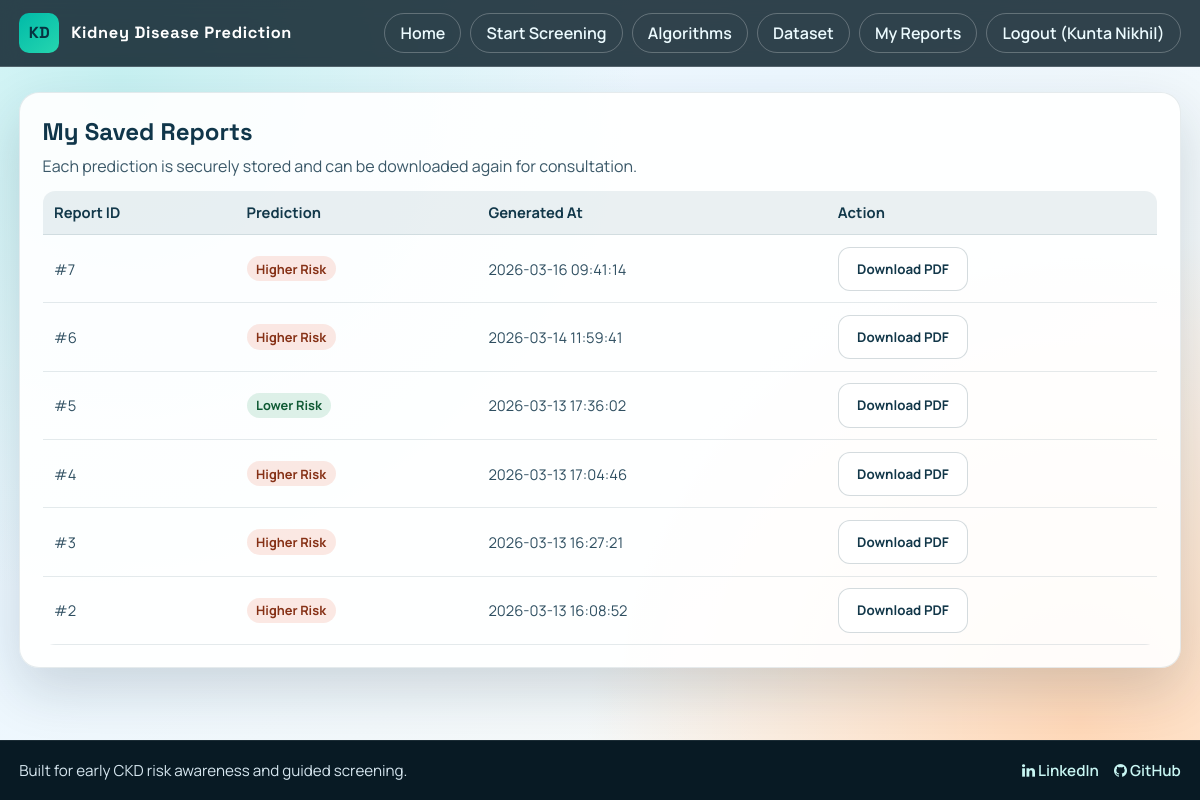
Screenshot of /reports (signed in) with the database file from the repository.
### tables this page shows
CREATE TABLE users (
                id INTEGER PRIMARY KEY AUTOINCREMENT,
                full_name TEXT NOT NULL,
                email TEXT NOT NULL UNIQUE,
                password_hash TEXT NOT NULL,
                created_at TEXT NOT NULL
            );

CREATE TABLE kidney_reports (
                id INTEGER PRIMARY KEY AUTOINCREMENT,
                user_id INTEGER NOT NULL,
                prediction_value INTEGER NOT NULL,
                prediction_label TEXT NOT NULL,
                input_json TEXT NOT NULL,
                created_at TEXT NOT NULL,
                FOREIGN KEY (user_id) REFERENCES users(id)
            );

### app.py (the view)
@app.route("/reports", methods=['GET'])
@login_required
def reportsPage():
    with get_db_connection() as conn:
        report_rows = conn.execute(
            """
            SELECT id, prediction_value, prediction_label, created_at
            FROM kidney_reports
            WHERE user_id = ?
            ORDER BY id DESC
            """,
            (session["user_id"],),
        ).fetchall()
    reports = [dict(row) for row in report_rows]
    return render_template("reports.html", reports=reports)

### app.py (called while the page is built)
def get_db_connection():
    conn = sqlite3.connect(DB_PATH)
    conn.row_factory = sqlite3.Row
    return conn

def get_current_user():
    user_id = session.get("user_id")
    if not user_id:
        return None
    with get_db_connection() as conn:
        user = conn.execute(
            "SELECT id, full_name, email FROM users WHERE id = ?",
            (user_id,),
        ).fetchone()
    if not user:
        return None
    return dict(user)

def login_required(route_func):
    @wraps(route_func)
    def wrapper(*args, **kwargs):
        if not session.get("user_id"):
            return redirect(url_for("loginPage"))
        return route_func(*args, **kwargs)
    return wrapper

@app.context_processor
def inject_current_user():
    return {"current_user": get_current_user()}

### templates/reports.html (shortened to what this page needs)
{% extends 'main.html' %}
{% block content %}
<section class="reports-card">
  <div class="reports-head">
    <h1>My Saved Reports</h1>
    <p>Each prediction is securely stored and can be downloaded again for consultation.</p>
  </div>
  {% if reports %}
    <table class="reports-table">
      <thead>
        <tr>
          <th>Report ID</th>
          <th>Prediction</th>
          <th>Generated At</th>
          <th>Action</th>
        </tr>
      </thead>
      <tbody>
        {% for report in reports %}
          <tr>
            <td>#{{ report.id }}</td>
            <td>
              {% if report.prediction_value == 1 %}
                <span class="status-pill status-risk">Higher Risk</span>
              {% else %}
                <span class="status-pill status-safe">Lower Risk</span>
              {% endif %}
            </td>
            <td>{{ report.created_at }}</td>
            <td>
              <form class="download-form" action="{{ url_for('downloadKidneyReport') }}" method="POST">
                <button type="submit" class="button-secondary">Download PDF</button>
              </form>
            </td>
          </tr>
        {% endfor %}
      </tbody>
    </table>
  {% else %}
    <p class="muted">No reports available yet. Run a new screening to generate your first report.</p>
    <a class="button-primary" href="{{ url_for('kidneyPage') }}">Start Screening</a>
  {% endif %}
</section>
{% endblock %}

### templates/main.html (shortened to what this page needs)
<!DOCTYPE html>
<html lang="en">
<head>
  <link rel="stylesheet" href="https://cdnjs.cloudflare.com/ajax/libs/font-awesome/4.7.0/css/font-awesome.min.css">
</head>
<body>
  <header class="topbar">
    <div class="site-shell topbar-inner">
      <a class="brand" href="{{ url_for('home') }}">
        <span class="brand-logo">KD</span>
        <span class="brand-text">Kidney Disease Prediction</span>
      </a>
      <nav class="nav-links">
        <a class="nav-chip" href="{{ url_for('home') }}">Home</a>
        <a class="nav-chip" href="{{ url_for('kidneyPage') }}">Start Screening</a>
        <a class="nav-chip" href="{{ url_for('algorithmsPage') }}">Algorithms</a>
        <a class="nav-chip" href="{{ url_for('datasetPage') }}">Dataset</a>
        {% if current_user %}
          <a class="nav-chip" href="{{ url_for('reportsPage') }}">My Reports</a>
          <a class="nav-chip" href="{{ url_for('logoutPage') }}">Logout ({{ current_user.full_name }})</a>
        {% else %}
          <a class="nav-chip" href="{{ url_for('loginPage') }}">Login</a>
          <a class="nav-chip" href="{{ url_for('registerPage') }}">Register</a>
        {% endif %}
      </nav>
    </div>
  </header>
  <main class="page-wrap">
    <div class="site-shell">
      {% block content %}{% endblock %}
    </div>
  </main>
  <footer class="site-footer">
    <div class="site-shell footer-row">
      <div>Built for early CKD risk awareness and guided screening.</div>
      <div class="footer-links">
        <a href="#" target="_blank" rel="noopener noreferrer"><span class="fa fa-linkedin"></span> LinkedIn</a>
        <a href="#" target="_blank" rel="noopener noreferrer"><span class="fa fa-github"></span> GitHub</a>
      </div>
    </div>
  </footer>
</body>
</html>

### templates/main.html (style rules this page uses)
:root { --ink-900: #0b1f2a; --ink-700: #123749; --surface-100: #f5fbff; --surface-200: #e9f5ff; --card: rgba(255, 255, 255, 0.88); --accent-500: #009f8f; --accent-600: #007f73; --warn-500: #e7603b; --ok-500: #1d9b5c; --shadow: 0 22px 54px rgba(14, 40, 55, 0.16); --radius-lg: 22px; --radius-md: 14px; }
* { box-sizing: border-box; }
body { margin: 0; font-family: "Manrope", sans-serif; color: var(--ink-900); min-height: 100vh; background: radial-gradient(circle at 10% 10%, #c7f1f2 0, #c7f1f200 40%), radial-gradient(circle at 90% 90%, #ffd8b8 0, #ffd8b800 38%), linear-gradient(145deg, var(--surface-100), #ecf7ff 38%, #fdfaf4 100%); display: flex; flex-direction: column; }
.site-shell { width: min(1180px, calc(100% - 2.4rem)); margin: 0 auto; }
.topbar { position: sticky; top: 0; z-index: 1000; backdrop-filter: blur(10px); background: rgba(11, 31, 42, 0.84); border-bottom: 1px solid rgba(255, 255, 255, 0.18); }
.topbar-inner { display: flex; align-items: center; justify-content: space-between; gap: 1rem; padding: 0.8rem 0; }
.brand { text-decoration: none; color: #fff; display: flex; align-items: center; gap: 0.75rem; }
.brand-logo { width: 40px; height: 40px; border-radius: 10px; background: linear-gradient(140deg, #00baa8, #26d6af); display: grid; place-items: center; font-family: "Space Grotesk", sans-serif; font-weight: 700; color: #073341; }
.brand-text { font-family: "Space Grotesk", sans-serif; font-size: 1.02rem; font-weight: 700; letter-spacing: 0.04em; }
.nav-links { display: flex; gap: 0.55rem; flex-wrap: wrap; }
.nav-chip { text-decoration: none; color: #ecfbff; padding: 0.5rem 0.95rem; border-radius: 999px; font-weight: 600; border: 1px solid rgba(255, 255, 255, 0.25); transition: 0.25s ease; }
.page-wrap { flex: 1; padding: 1.6rem 0 2rem; }
.button-primary, .button-secondary { display: inline-flex; align-items: center; justify-content: center; gap: 0.45rem; text-decoration: none; border-radius: 12px; border: 0; font-weight: 700; padding: 0.76rem 1.15rem; cursor: pointer; transition: 0.2s ease; font-family: "Manrope", sans-serif; }
.button-secondary { background: #fff; color: var(--ink-700); border: 1px solid rgba(18, 55, 73, 0.18); }
.site-footer { margin-top: auto; background: #081a24; color: #d6e6ef; padding: 1.2rem 0; border-top: 1px solid rgba(255, 255, 255, 0.08); }
.footer-row { display: flex; align-items: center; justify-content: space-between; gap: 0.9rem; flex-wrap: wrap; font-size: 0.95rem; }
.footer-links { display: flex; gap: 0.95rem; flex-wrap: wrap; }
.footer-links a { color: #c8f6f3; text-decoration: none; font-weight: 600; }

### templates/reports.html (style rules this page uses)
.reports-card { border-radius: 20px; border: 1px solid rgba(13, 57, 76, 0.1); box-shadow: var(--shadow); background: #ffffffe8; padding: clamp(1rem, 2.2vw, 1.4rem); }
.reports-head h1 { margin: 0; font-family: "Space Grotesk", sans-serif; color: #10364a; }
.reports-head p { margin: 0.5rem 0 0.9rem; color: #3a5868; }
.reports-table { width: 100%; border-collapse: collapse; border-radius: 12px; overflow: hidden; }
.reports-table th, .reports-table td { padding: 0.72rem; border-bottom: 1px solid rgba(9, 55, 73, 0.1); text-align: left; font-size: 0.92rem; color: #2f4f61; }
.reports-table th { background: rgba(8, 65, 87, 0.08); color: #12384a; font-weight: 700; }
.status-pill { display: inline-block; border-radius: 999px; padding: 0.23rem 0.6rem; font-size: 0.8rem; font-weight: 700; }
.status-risk { background: rgba(231, 96, 59, 0.14); color: #863116; }
.status-safe { background: rgba(29, 155, 92, 0.14); color: #0f5a34; }
.download-form { margin: 0; }

### rows the page displays
users: full_name "Kunta Nikhil"
kidney_reports: id "7", prediction_value "Higher Risk", created_at "2026-03-16 09:41:14"
kidney_reports: id "6", prediction_value "Higher Risk", created_at "2026-03-14 11:59:41"
kidney_reports: id "5", prediction_value "Lower Risk", created_at "2026-03-13 17:36:02"
kidney_reports: id "4", prediction_value "Higher Risk", created_at "2026-03-13 17:04:46"
kidney_reports: id "3", prediction_value "Higher Risk", created_at "2026-03-13 16:27:21"
kidney_reports: id "2", prediction_value "Higher Risk", created_at "2026-03-13 16:08:52"
